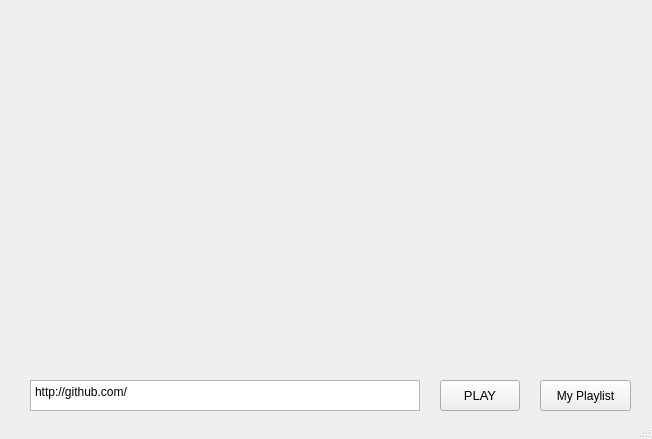
<?xml version="1.0" encoding="UTF-8"?>
<ui version="4.0">
 <class>MainWindow</class>
 <widget class="QMainWindow" name="MainWindow">
  <property name="geometry">
   <rect>
    <x>0</x>
    <y>0</y>
    <width>652</width>
    <height>439</height>
   </rect>
  </property>
  <property name="windowTitle">
   <string>MainWindow</string>
  </property>
  <widget class="QWidget" name="centralWidget">
   <widget class="QPlainTextEdit" name="plainTextEdit">
    <property name="geometry">
     <rect>
      <x>30</x>
      <y>380</y>
      <width>390</width>
      <height>31</height>
     </rect>
    </property>
    <property name="plainText">
     <string>http://github.com/</string>
    </property>
   </widget>
   <widget class="QPushButton" name="playButton">
    <property name="geometry">
     <rect>
      <x>440</x>
      <y>380</y>
      <width>80</width>
      <height>31</height>
     </rect>
    </property>
    <property name="font">
     <font>
      <pointsize>10</pointsize>
     </font>
    </property>
    <property name="text">
     <string>PLAY</string>
    </property>
   </widget>
   <widget class="QPushButton" name="playlistButton">
    <property name="geometry">
     <rect>
      <x>540</x>
      <y>380</y>
      <width>91</width>
      <height>31</height>
     </rect>
    </property>
    <property name="text">
     <string>My Playlist</string>
    </property>
   </widget>
  </widget>
  <widget class="QStatusBar" name="statusBar"/>
 </widget>
 <layoutdefault spacing="6" margin="11"/>
 <resources/>
 <connections/>
</ui>
